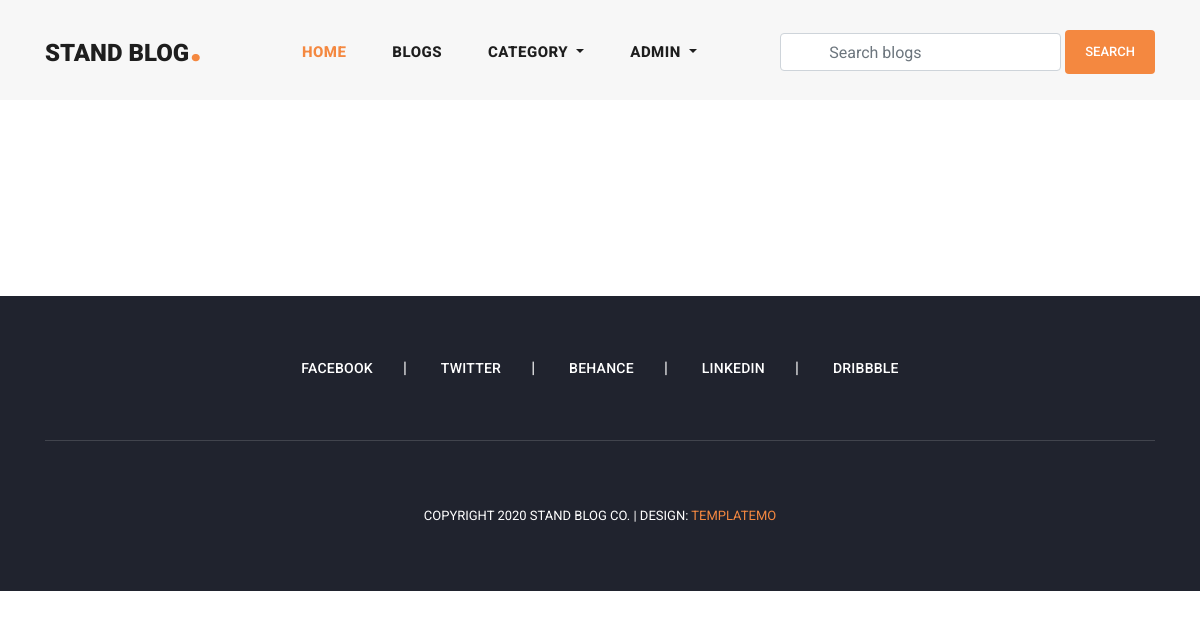
Before: /user_notifications/ (signed in) with the older database file.
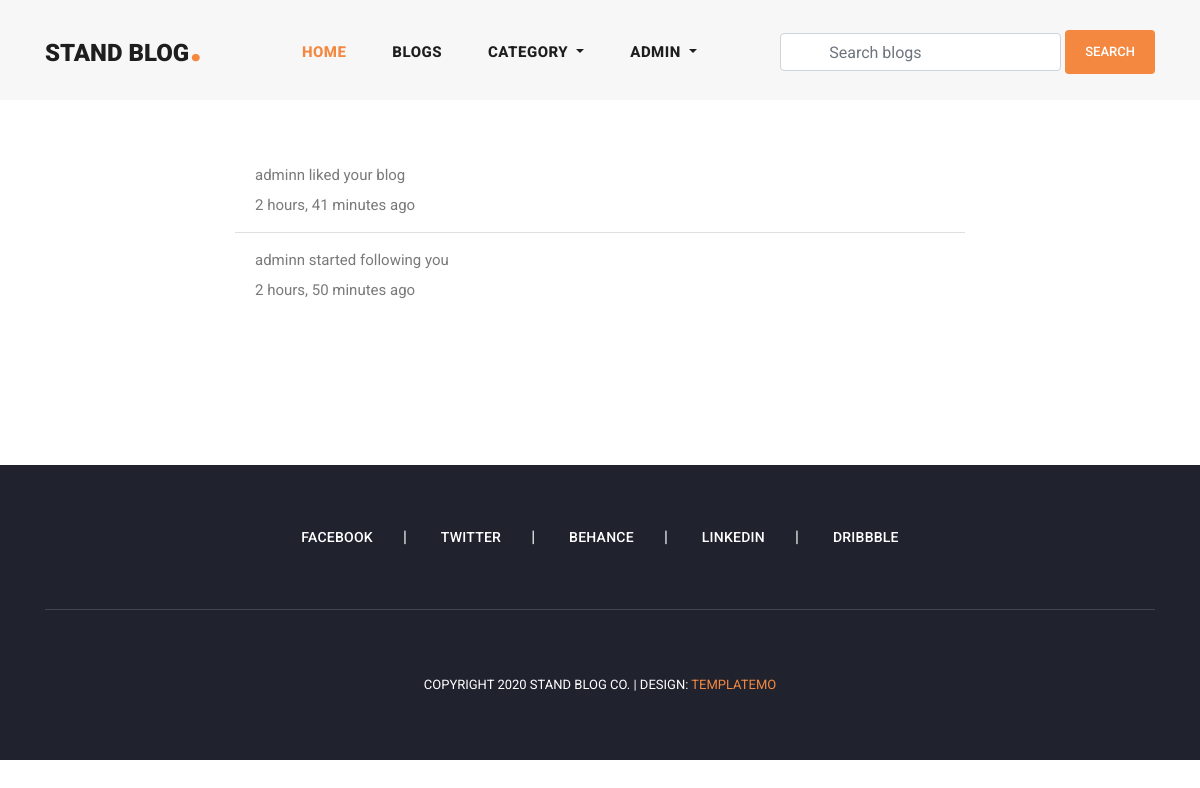
After: the same page with the newer database file.
### notification/models.py (models this page shows, shortened)
class Notificaiton(models.Model):
    NOTIFICATION_TYPES = ("Blog", "Like", "Follow")
    content_type = models.ForeignKey(
        ContentType,
        on_delete=models.CASCADE
    )
    object_id = models.BigIntegerField()
    content_object = GenericForeignKey('content_type', 'object_id')
    user = models.ForeignKey(
        User,
        related_name='user_notifications',
        on_delete=models.CASCADE
    )
    text = models.CharField(max_length=150)
    is_seen = models.BooleanField(default=False)
    notification_types = models.CharField(
        max_length=20,
        choices=list(zip(NOTIFICATION_TYPES, NOTIFICATION_TYPES))
    )
    created_date = models.DateTimeField(auto_now_add=True)

### user_profile/views.py (the view)
# urls.py: path('user_notifications/', user_notifications, name='user_notifications'),
@login_required(login_url='login')
def user_notifications(request):
    notifications = Notificaiton.objects.filter(
        user=request.user,
        is_seen=False
    )
    for notification in notifications:
        notification.is_seen = True
        notification.save()
    return render(request, 'notifications.html')

### blog/context_processors.py (called while the page is built)
def get_all_categories(request):
    categories = Category.objects.all()
    context = {
        "categories": categories
    }
    return context

### user_profile/context_processors.py (called while the page is built)
def user_notifications(request):
    context = {}
    if request.user.is_authenticated:
        notifications = Notificaiton.objects.filter(
            user=request.user
        ).order_by('-created_date')
        unseen = notifications.exclude(is_seen=True)
        context['notifications'] = notifications
        context['unseen'] = unseen.count()
    return context

### templates/notifications.html (shortened to what this page needs)
{% extends 'base.html' %}
{% load static %}
{% block content %}
<section class="notifications">
    <div class="container">
        <div class="row justify-content-center py-5">
            {% if notifications %}
            <div class="col-md-8">
                <ul class="list-group list-group-flush">
                    {% for notification in notifications %}
                    {% if notification.content_object %}
                    <li class="list-group-item">
                        {% if notification.notification_types == 'Blog' or notification.notification_types == 'Like'%}
                        <a class="text-decoration-none text-dark"
                            href="{% url 'blog_details' notification.content_object.slug %}">
                            <p>{{notification.text}}</p>
                            <p>{{notification.created_date|timesince}} ago</p>
                        </a>
                        {% else %}
                        <a class="text-decoration-none text-dark"
                            href="{% url 'view_user_information' notification.content_object.followed_by.username %}">
                            <p>{{notification.text}}</p>
                            <p>{{notification.created_date|timesince}} ago</p>
                        </a>
                        {% endif %}
                    </li>
                    {% endif %}
                    {% endfor %}
                </ul>
            </div>
            {% endif %}
        </div>
    </div>
</section>
{% endblock content %}

Changed rows visible on the page:
added Notificaiton: text "adminn liked your blog", created_date "2 hours, 41 minutes"
added Notificaiton: text "adminn started following you", created_date "2 hours, 50 minutes"
